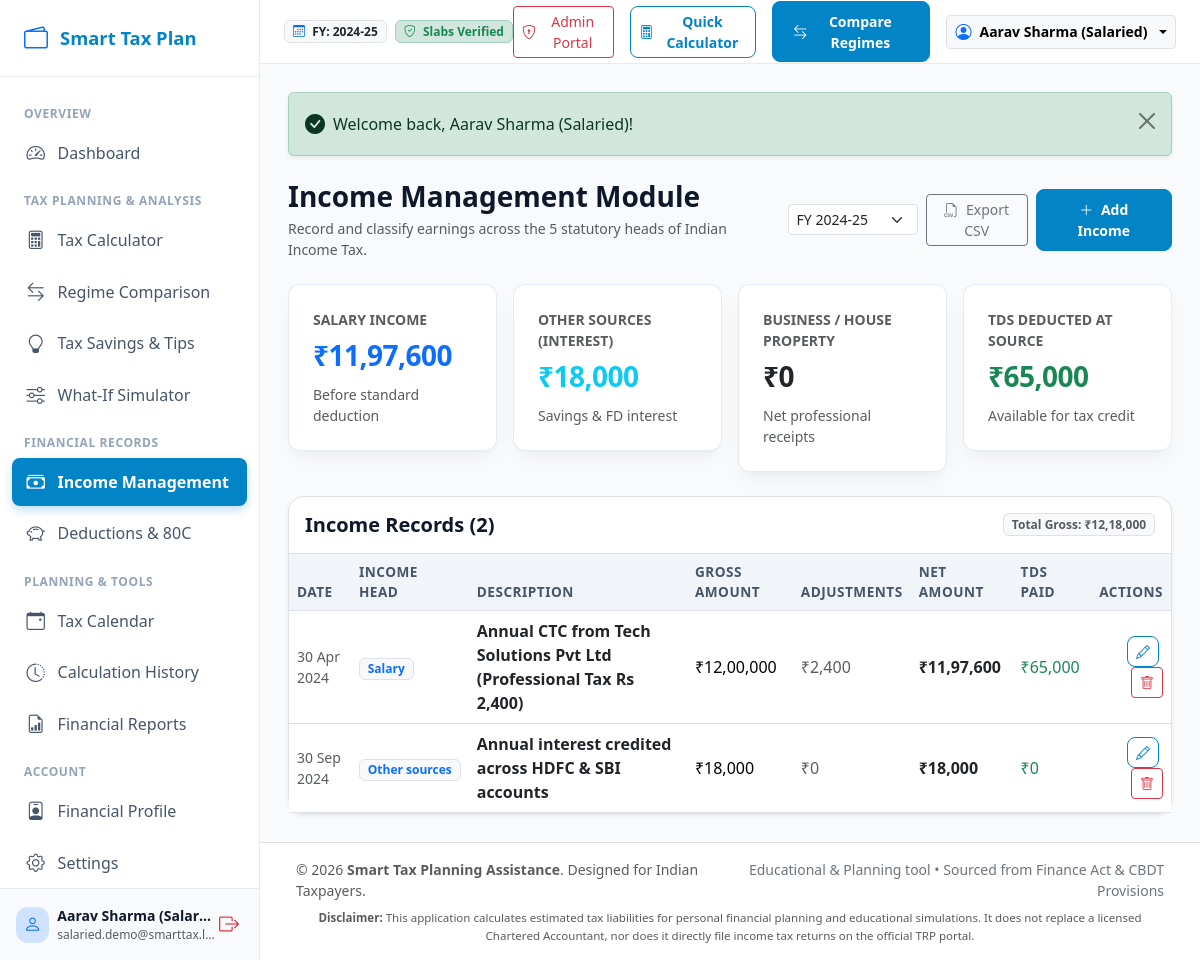
The page /income.php (signed in) on the database its author committed.
### tables this page shows
CREATE TABLE `income_records` (
    `id` INT AUTO_INCREMENT PRIMARY KEY,
    `user_id` INT NOT NULL,
    `financial_year` VARCHAR(10) NOT NULL DEFAULT '2024-25',
    `category` ENUM('salary', 'house_property', 'business_profession', 'capital_gains_stcg', 'capital_gains_ltcg', 'other_sources') NOT NULL,
    `sub_category` VARCHAR(100) NULL,
    `gross_amount` DECIMAL(15,2) NOT NULL DEFAULT 0.00,
    `adjustments` DECIMAL(15,2) NOT NULL DEFAULT 0.00,
    `tds_deducted` DECIMAL(15,2) NOT NULL DEFAULT 0.00,
    `advance_tax_paid` DECIMAL(15,2) NOT NULL DEFAULT 0.00,
    `description` VARCHAR(255) NULL,
    `source_ref` VARCHAR(100) NULL,
    `income_date` DATE NULL,
    `created_at` DATETIME NOT NULL DEFAULT CURRENT_TIMESTAMP,
    `updated_at` DATETIME NOT NULL DEFAULT CURRENT_TIMESTAMP ON UPDATE CURRENT_TIMESTAMP,
    INDEX `idx_income_user_fy` (`user_id`, `financial_year`),
    INDEX `idx_income_category` (`category`),
    CONSTRAINT `fk_income_user` FOREIGN KEY (`user_id`) REFERENCES `users` (`id`) ON DELETE CASCADE
);

### config/app.php (called while the page is built, shortened)
<?php
function env($key, $default = null) {
    $val = getenv($key);
    return $val;
}
function baseUrl($path = '') {
    $scriptDir = str_replace('\\', '/', dirname($_SERVER['SCRIPT_NAME'] ?? ''));
    if ($scriptDir === '/' || $scriptDir === '\\' || $scriptDir === '.') {
        $scriptDir = '';
    }
    $scheme = (!empty($_SERVER['HTTPS']) && $_SERVER['HTTPS'] !== 'off') ? 'https' : 'http';
    $host = $_SERVER['HTTP_HOST'] ?? 'localhost';
    $base = $scheme . '://' . $host . $scriptDir;
    $path = ltrim($path, '/');
    return $path ? rtrim($base, '/') . '/' . $path : rtrim($base, '/');
}
function formatInr($number, $includeDecimal = false) {
    $negative = $number < 0;
    $number = abs($number);
    if ($includeDecimal) {
        $formatted = number_format($number, 2, '.', '');
        list($integerPart, $decimalPart) = explode('.', $formatted);
    } else {
        $integerPart = (string)round($number);
    }
    $len = strlen($integerPart);
    if ($len > 3) {
        $lastThree = substr($integerPart, -3);
        $remaining = substr($integerPart, 0, $len - 3);
        $remaining = preg_replace('/(\d)(?=(\d{2})+(?!\d))/', '$1,', $remaining);
        $formattedInteger = $remaining . ',' . $lastThree;
    } else {
        $formattedInteger = $integerPart;
    }
    $result = '₹' . ($negative ? '-' : '') . $formattedInteger;
    return $result;
}
function e($value) {
    return htmlspecialchars((string)($value ?? ''), ENT_QUOTES, 'UTF-8');
}

### repositories/IncomeRepository.php (called while the page is built, shortened)
<?php
require_once __DIR__ . '/../config/database.php';
class IncomeRepository {
    private PDO $db;
    public function __construct(?PDO $db = null) {
        $this->db = $db ?? getDb();
    }
    public function getByUserAndFy(int $userId, string $financialYear): array {
        $stmt = $this->db->prepare("
            SELECT * FROM `income_records`
            WHERE `user_id` = :uid AND `financial_year` = :fy
            ORDER BY `category` ASC, `id` DESC
        ");
        $stmt->execute([':uid' => $userId, ':fy' => $financialYear]);
        return $stmt->fetchAll();
    }
    public function getTotals(int $userId, string $financialYear): array {
        $stmt = $this->db->prepare("
            SELECT `category`,
                   SUM(`gross_amount`) as total_gross,
                   SUM(`adjustments`) as total_adjustments,
                   SUM(`tds_deducted`) as total_tds,
                   SUM(`advance_tax_paid`) as total_advance_tax
            FROM `income_records`
            WHERE `user_id` = :uid AND `financial_year` = :fy
            GROUP BY `category`
        ");
        $stmt->execute([':uid' => $userId, ':fy' => $financialYear]);
        $rows = $stmt->fetchAll();
        $totals = [
            'salary' => 0.0,
            'house_property' => 0.0,
            'business_profession' => 0.0,
            'capital_gains_stcg' => 0.0,
            'capital_gains_ltcg' => 0.0,
            'other_sources' => 0.0,
            'total_gross' => 0.0,
            'total_tds' => 0.0,
            'total_advance_tax' => 0.0
        ];
        foreach ($rows as $r) {
            $cat = $r['category'];
            $net = (float)$r['total_gross'] - (float)$r['total_adjustments'];
            if (isset($totals[$cat])) {
                $totals[$cat] = $net;
            }
            $totals['total_gross'] += (float)$r['total_gross'];
            $totals['total_tds'] += (float)$r['total_tds'];
            $totals['total_advance_tax'] += (float)$r['total_advance_tax'];
        }
        return $totals;
    }
}

### config/database.php (called while the page is built, shortened)
<?php
require_once __DIR__ . '/app.php';
class Database {
    private static ?PDO $instance = null;
    public static function getConnection(): PDO {
        if (self::$instance !== null) {
            return self::$instance;
        }
        $host = env('DB_HOST', '127.0.0.1');
        $port = env('DB_PORT', '3306');
        $dbname = env('DB_NAME', 'smart_tax_planning');
        $user = env('DB_USER', 'root');
        $pass = env('DB_PASS', '');
        $dsn = "mysql:host={$host};port={$port};dbname={$dbname};charset=utf8mb4";
        $options = [
            PDO::ATTR_ERRMODE => PDO::ERRMODE_EXCEPTION,
            PDO::ATTR_DEFAULT_FETCH_MODE => PDO::FETCH_ASSOC,
            PDO::ATTR_EMULATE_PREPARES => false,
            PDO::MYSQL_ATTR_INIT_COMMAND => "SET NAMES utf8mb4 COLLATE utf8mb4_unicode_ci"
        ];
        try {
            self::$instance = new PDO($dsn, $user, $pass, $options);
        } catch (PDOException $e) {
            if ($e->getCode() == 1049 || str_contains($e->getMessage(), 'Unknown database')) {
                try {
                    $serverDsn = "mysql:host={$host};port={$port};charset=utf8mb4";
                    $serverPdo = new PDO($serverDsn, $user, $pass, $options);
                    $serverPdo->exec("CREATE DATABASE IF NOT EXISTS `{$dbname}` CHARACTER SET utf8mb4 COLLATE utf8mb4_unicode_ci;");
                    self::$instance = new PDO($dsn, $user, $pass, $options);
                    return self::$instance;
                } catch (Exception $inner) {
                    throw new RuntimeException("Database error: Could not auto-create database '{$dbname}'. " . $inner->getMessage());
                }
            }
            throw new RuntimeException("Database connection failed: " . $e->getMessage());
        }
        return self::$instance;
    }
}
function getDb(): PDO {
    return Database::getConnection();
}

### income.php (the view, shortened to what this page needs)
<?php
require_once __DIR__ . '/config/app.php';
require_once __DIR__ . '/repositories/IncomeRepository.php';
$userId = $_SESSION['user_id'];
$incomeRepo = new IncomeRepository();
$activeFy = $_GET['fy'] ?? $_SESSION['active_fy'] ?? '2024-25';
$records = $incomeRepo->getByUserAndFy($userId, $activeFy);
$totals = $incomeRepo->getTotals($userId, $activeFy);
require_once __DIR__ . '/includes/header.php';
?>
<div class="d-flex flex-column flex-md-row justify-content-between align-items-md-center gap-3 mb-4">
    <div>
        <h3 class="fw-bold mb-1">Income Management Module</h3>
        <p class="text-muted small mb-0">Record and classify earnings across the 5 statutory heads of Indian Income Tax.</p>
    </div>
    <div class="d-flex align-items-center gap-2">
        <select class="form-select form-select-sm" style="width: 140px;" onchange="location.href='?fy='+this.value">
            <option value="2024-25" <?= $activeFy === '2024-25' ? 'selected' : '' ?>>FY 2024-25</option>
        </select>
        <a href="?fy=<?= e($activeFy) ?>&action=export_csv" class="btn btn-outline-secondary btn-sm">
            <i class="bi bi-filetype-csv me-1"></i> Export CSV
        </a>
        <button type="button" class="btn btn-primary btn-sm" data-bs-toggle="modal" data-bs-target="#addIncomeModal">
            <i class="bi bi-plus-lg me-1"></i> Add Income
        </button>
    </div>
</div>
<div class="row g-3 mb-4">
    <div class="col-sm-6 col-lg-3">
        <div class="stat-card">
            <div class="text-muted small fw-semibold text-uppercase mb-1">Salary Income</div>
            <div class="stat-val text-primary"><?= formatInr($totals['salary']) ?></div>
            <div class="text-muted small mt-2">Before standard deduction</div>
        </div>
    </div>
    <div class="col-sm-6 col-lg-3">
        <div class="stat-card">
            <div class="text-muted small fw-semibold text-uppercase mb-1">Other Sources (Interest)</div>
            <div class="stat-val text-info"><?= formatInr($totals['other_sources']) ?></div>
            <div class="text-muted small mt-2">Savings &amp; FD interest</div>
        </div>
    </div>
    <div class="col-sm-6 col-lg-3">
        <div class="stat-card">
            <div class="text-muted small fw-semibold text-uppercase mb-1">Business / House Property</div>
            <div class="stat-val text-dark"><?= formatInr($totals['business_profession'] + $totals['house_property']) ?></div>
            <div class="text-muted small mt-2">Net professional receipts</div>
        </div>
    </div>
    <div class="col-sm-6 col-lg-3">
        <div class="stat-card">
            <div class="text-muted small fw-semibold text-uppercase mb-1">TDS Deducted at Source</div>
            <div class="stat-val text-success"><?= formatInr($totals['total_tds']) ?></div>
            <div class="text-muted small mt-2">Available for tax credit</div>
        </div>
    </div>
</div>
<div class="glass-card bg-white border shadow-sm">
    <div class="p-3 border-bottom d-flex justify-content-between align-items-center">
        <h5 class="fw-bold mb-0">Income Records (<?= count($records) ?>)</h5>
        <span class="badge bg-light text-muted border">Total Gross: <?= formatInr($totals['total_gross']) ?></span>
    </div>
    <?php if (empty($records)): ?>
        <div class="empty-state py-5">
            <div class="empty-state-icon"><i class="bi bi-wallet2"></i></div>
            <h5 class="fw-bold">No Income Records Logged</h5>
            <p class="text-muted small max-w-sm mx-auto mb-3">Add your salary payslip details, freelance income, or savings interest to calculate your tax liability.</p>
            <button type="button" class="btn btn-primary btn-sm px-4" data-bs-toggle="modal" data-bs-target="#addIncomeModal">
                <i class="bi bi-plus-lg me-1"></i> Add First Income Entry
            </button>
        </div>
    <?php else: ?>
        <div class="table-responsive">
            <table class="table table-hover table-financial mb-0 align-middle">
                <thead>
                    <tr>
                        <th>Date</th>
                        <th>Income Head</th>
                        <th>Description</th>
                        <th>Gross Amount</th>
                        <th>Adjustments</th>
                        <th>Net Amount</th>
                        <th>TDS Paid</th>
                        <th class="text-end">Actions</th>
                    </tr>
                </thead>
                <tbody>
                    <?php foreach ($records as $r): ?>
                        <?php $net = (float)$r['gross_amount'] - (float)$r['adjustments']; ?>
                        <tr>
                            <td class="text-muted small"><?= !empty($r['income_date']) ? date('d M Y', strtotime($r['income_date'])) : '—' ?></td>
                            <td>
                                <span class="badge bg-light text-primary border">
                                    <?= e(ucfirst(str_replace('_', ' ', $r['category']))) ?>
                                </span>
                            </td>
                            <td class="fw-semibold text-dark">
                                <?= e($r['description'] ?: ($r['sub_category'] ?: 'Income Entry')) ?>
                            </td>
                            <td><?= formatInr($r['gross_amount']) ?></td>
                            <td class="text-muted"><?= formatInr($r['adjustments']) ?></td>
                            <td class="fw-bold text-dark"><?= formatInr($net) ?></td>
                            <td class="text-success"><?= formatInr($r['tds_deducted']) ?></td>
                            <td class="text-end">
                                <button type="button" class="btn btn-sm btn-outline-primary me-1" onclick='openEditIncomeModal(<?= json_encode($r) ?>)'>
                                    <i class="bi bi-pencil"></i>
                                </button>
                                <form method="POST" action="<?= baseUrl('income.php') ?>" class="d-inline" onsubmit="return confirm('Remove this income entry?');">
                                    <button type="submit" class="btn btn-sm btn-outline-danger">
                                        <i class="bi bi-trash"></i>
                                    </button>
                                </form>
                            </td>
                        </tr>
                    <?php endforeach; ?>
                </tbody>
            </table>
        </div>
    <?php endif; ?>
</div>
<?php require_once __DIR__ . '/includes/footer.php'; ?>

### assets/css/style.css (style rules this page uses)
:root { --primary-color: #0284c7; --primary-hover: #0369a1; --primary-light: #e0f2fe; --secondary-color: #0f766e; --accent-color: #38bdf8; --success-color: #10b981; --warning-color: #f59e0b; --danger-color: #ef4444; --bg-main: #f8fafc; --bg-card: rgba(255, 255, 255, 0.88); --border-color: rgba(226, 232, 240, 0.85); --text-primary: #0f172a; --text-muted: #64748b; --glass-blur: blur(12px); --card-shadow: 0 10px 25px -5px rgba(15, 23, 42, 0.05), 0 8px 10px -6px rgba(15, 23, 42, 0.03); --card-shadow-hover: 0 20px 30px -10px rgba(2, 132, 199, 0.12); --radius-lg: 16px; --radius-md: 12px; }
body { font-family: 'Segoe UI', system-ui, -apple-system, BlinkMacSystemFont, Roboto, sans-serif; background-color: var(--bg-main); color: var(--text-primary); min-height: 100vh; display: flex; flex-direction: column; }
.glass-card { background: var(--bg-card); backdrop-filter: var(--glass-blur); -webkit-backdrop-filter: var(--glass-blur); border: 1px solid var(--border-color); border-radius: var(--radius-lg); box-shadow: var(--card-shadow); transition: transform 0.2s ease, box-shadow 0.2s ease; }
.stat-card { border-radius: var(--radius-md); padding: 1.5rem; position: relative; overflow: hidden; background: #ffffff; border: 1px solid var(--border-color); box-shadow: var(--card-shadow); transition: all 0.25s ease; }
.stat-val { font-size: 1.75rem; font-weight: 700; color: var(--text-primary); letter-spacing: -0.5px; }
.btn-primary { background-color: var(--primary-color); border-color: var(--primary-color); font-weight: 600; padding: 0.55rem 1.25rem; border-radius: 8px; transition: all 0.2s; }
.btn-outline-primary { color: var(--primary-color); border-color: var(--primary-color); border-radius: 8px; font-weight: 600; }
.table-financial { vertical-align: middle; }
.table-financial thead th { background-color: #f1f5f9; color: #475569; font-weight: 600; font-size: 0.85rem; text-transform: uppercase; letter-spacing: 0.5px; border-top: none; }

### assets/css/admin.css (style rules this page uses)
:root { --admin-primary: #4f46e5; --admin-primary-dark: #3730a3; --admin-primary-light: #e0e7ff; --admin-accent: #06b6d4; --admin-emerald: #10b981; --admin-amber: #f59e0b; --admin-rose: #f43f5e; --admin-slate-dark: #0f172a; --admin-card-bg: rgba(255, 255, 255, 0.92); --admin-card-border: rgba(226, 232, 240, 0.85); --admin-glow: 0 10px 30px -10px rgba(79, 70, 229, 0.15); }

### rows shown on the page
income_records: income_date "30 Apr 2024", category "Salary", description "Annual CTC from Tech Solutions Pvt Ltd (Professional Tax Rs 2,400)", gross_amount "₹12,00,000", adjustments "₹2,400", formatInr($net) "₹11,97,600", tds_deducted "₹65,000"
income_records: income_date "30 Sep 2024", category "Other sources", description "Annual interest credited across HDFC & SBI accounts", gross_amount "₹18,000", adjustments "₹0", formatInr($net) "₹18,000", tds_deducted "₹0"

### other values the page prints
$user['name'] "Aarav Sharma (Salar…"
$user['email'] "salaried.demo@smarttax.l…"
$activeFy "2024-25"
$user['name'] "Aarav Sharma (Salaried)"
$flash['message'] "Welcome back, Aarav Sharma (Salaried)!"
formatInr($totals['salary']) "₹11,97,600"
formatInr($totals['other_sources']) "₹18,000"
formatInr($totals['business_profession'] + $totals['house_property']) "₹0"
formatInr($totals['total_tds']) "₹65,000"
count($records) "2"
formatInr($totals['total_gross']) "₹12,18,000"
